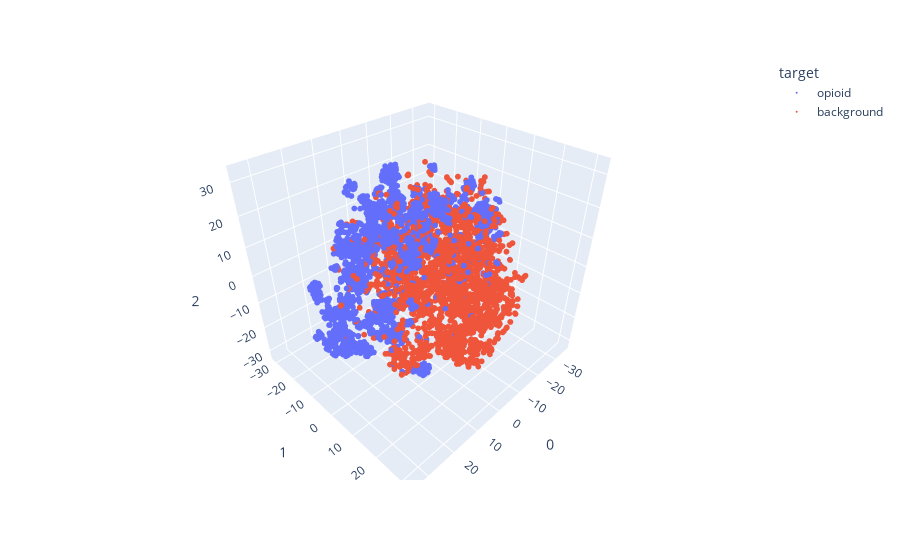

Notebook cell for this chart:
### Code cell
# execute tSNE
clf = manifold.TSNE(n_components=3, metric="precomputed", init="random")
X3_tsne = clf.fit_transform(dist_mat_FP)

# plot in 3D
fig = px.scatter_3d(
    X3_tsne, x=0, y=1, z=2,
    color=df['Target'], labels={'color': 'target'}
)
fig.update_traces(marker_size=2)
fig.show()

### Figure 1 — Plotly figure (JSON) as saved in the notebook; plotly's stock layout.template omitted (floating-point values rounded to 4 significant figures; data arrays with more than 128 entries replaced by an {"elided": "..."} marker saying what was removed)
{"data": [{"hovertemplate": "target=opioid<br>0=%{x}<br>1=%{y}<br>2=%{z}<extra></extra>", "legendgroup": "opioid", "marker": {"color": "#636efa", "size": 2, "symbol": "circle"}, "mode": "markers", "name": "opioid", "scene": "scene", "showlegend": true, "type": "scatter3d", "x": {"elided": "3000 float values"}, "y": {"elided": "3000 float values"}, "z": {"elided": "3000 float values"}}, {"hovertemplate": "target=background<br>0=%{x}<br>1=%{y}<br>2=%{z}<extra></extra>", "legendgroup": "background", "marker": {"color": "#EF553B", "size": 2, "symbol": "circle"}, "mode": "markers", "name": "background", "scene": "scene", "showlegend": true, "type": "scatter3d", "x": {"elided": "3000 float values"}, "y": {"elided": "3000 float values"}, "z": {"elided": "3000 float values"}}], "layout": {"legend": {"title": {"text": "target"}, "tracegroupgap": 0}, "margin": {"t": 60}, "scene": {"domain": {"x": [0, 1], "y": [0, 1]}, "xaxis": {"title": {"text": "0"}}, "yaxis": {"title": {"text": "1"}}, "zaxis": {"title": {"text": "2"}}}}}
